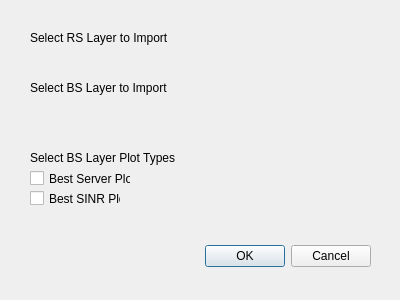
<?xml version="1.0" encoding="UTF-8"?>
<ui version="4.0">
 <class>RfimsLoaderDialogBase</class>
 <widget class="QDialog" name="RfimsLoaderDialogBase">
  <property name="geometry">
   <rect>
    <x>0</x>
    <y>0</y>
    <width>400</width>
    <height>300</height>
   </rect>
  </property>
  <property name="windowTitle">
   <string>RFIMS Loader</string>
  </property>
  <widget class="QDialogButtonBox" name="user_ok">
   <property name="geometry">
    <rect>
     <x>30</x>
     <y>240</y>
     <width>341</width>
     <height>32</height>
    </rect>
   </property>
   <property name="orientation">
    <enum>Qt::Horizontal</enum>
   </property>
   <property name="standardButtons">
    <set>QDialogButtonBox::Cancel|QDialogButtonBox::Ok</set>
   </property>
  </widget>
  <widget class="QCheckBox" name="best_server_box">
   <property name="geometry">
    <rect>
     <x>30</x>
     <y>170</y>
     <width>101</width>
     <height>17</height>
    </rect>
   </property>
   <property name="text">
    <string>Best Server Plot</string>
   </property>
  </widget>
  <widget class="QCheckBox" name="best_sinr_box">
   <property name="geometry">
    <rect>
     <x>30</x>
     <y>190</y>
     <width>91</width>
     <height>17</height>
    </rect>
   </property>
   <property name="text">
    <string>Best SINR Plot</string>
   </property>
  </widget>
  <widget class="QgsFileWidget" name="rs_import_filepath">
   <property name="geometry">
    <rect>
     <x>30</x>
     <y>50</y>
     <width>351</width>
     <height>27</height>
    </rect>
   </property>
  </widget>
  <widget class="QgsFileWidget" name="bs_import_filepath">
   <property name="geometry">
    <rect>
     <x>30</x>
     <y>100</y>
     <width>351</width>
     <height>27</height>
    </rect>
   </property>
  </widget>
  <widget class="QLabel" name="rs_layer_label">
   <property name="geometry">
    <rect>
     <x>30</x>
     <y>30</y>
     <width>321</width>
     <height>16</height>
    </rect>
   </property>
   <property name="text">
    <string>Select RS Layer to Import</string>
   </property>
  </widget>
  <widget class="QLabel" name="bs_layer_label">
   <property name="geometry">
    <rect>
     <x>30</x>
     <y>80</y>
     <width>351</width>
     <height>16</height>
    </rect>
   </property>
   <property name="text">
    <string>Select BS Layer to Import</string>
   </property>
  </widget>
  <widget class="QLabel" name="bs_layer_plot_label">
   <property name="geometry">
    <rect>
     <x>30</x>
     <y>150</y>
     <width>241</width>
     <height>16</height>
    </rect>
   </property>
   <property name="text">
    <string>Select BS Layer Plot Types</string>
   </property>
  </widget>
 </widget>
 <customwidgets>
  <customwidget>
   <class>QgsFileWidget</class>
   <extends>QWidget</extends>
   <header>qgsfilewidget.h</header>
  </customwidget>
 </customwidgets>
 <resources/>
 <connections>
  <connection>
   <sender>user_ok</sender>
   <signal>accepted()</signal>
   <receiver>RfimsLoaderDialogBase</receiver>
   <slot>accept()</slot>
   <hints>
    <hint type="sourcelabel">
     <x>20</x>
     <y>20</y>
    </hint>
    <hint type="destinationlabel">
     <x>20</x>
     <y>20</y>
    </hint>
   </hints>
  </connection>
  <connection>
   <sender>user_ok</sender>
   <signal>rejected()</signal>
   <receiver>RfimsLoaderDialogBase</receiver>
   <slot>reject()</slot>
   <hints>
    <hint type="sourcelabel">
     <x>20</x>
     <y>20</y>
    </hint>
    <hint type="destinationlabel">
     <x>20</x>
     <y>20</y>
    </hint>
   </hints>
  </connection>
 </connections>
</ui>
